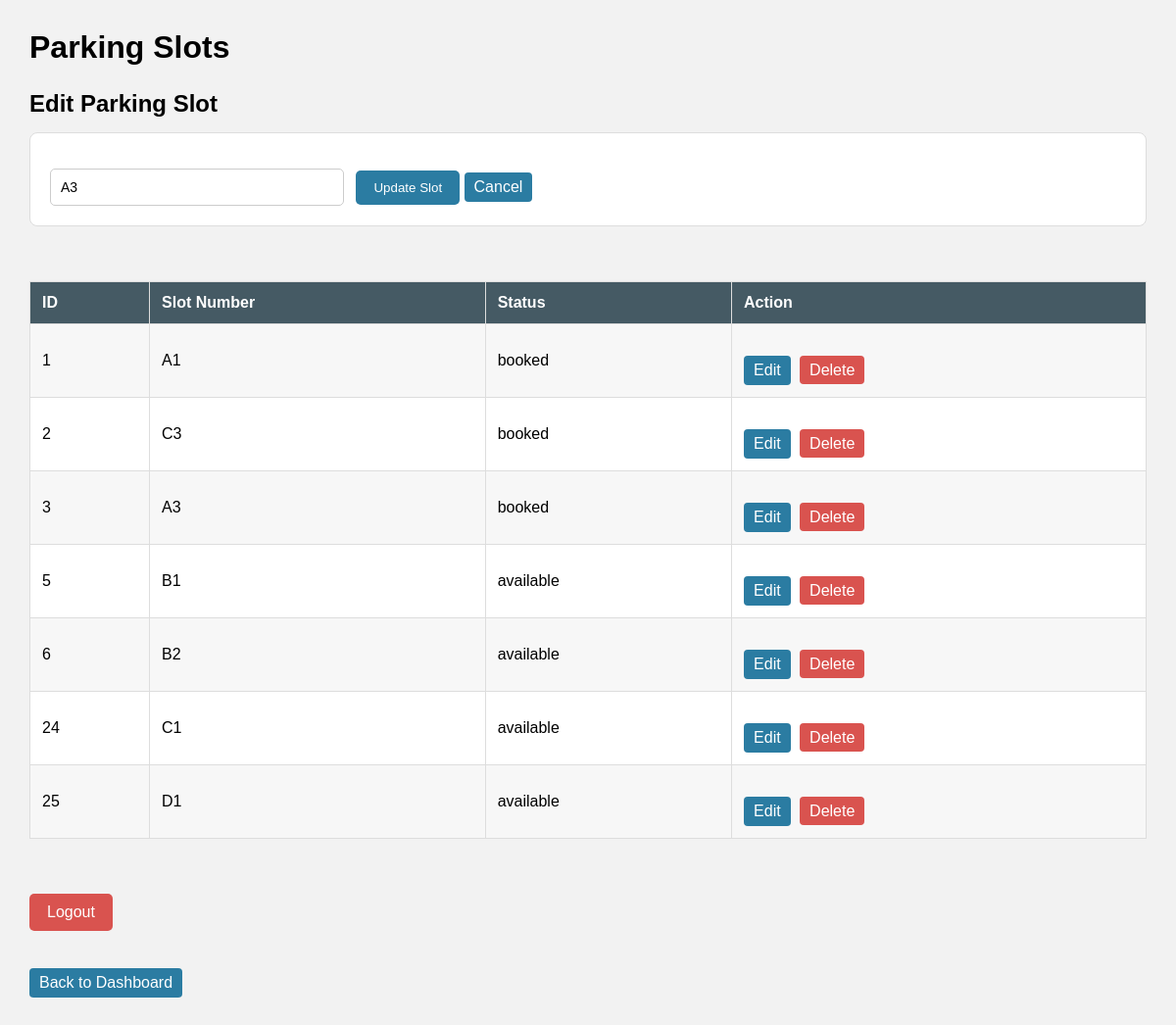
The app's page /views/admin/slots.php?edit=3 (signed in) with its own data.
### tables this page shows
CREATE TABLE `parking_slots` (
  `id` int(11) NOT NULL,
  `slot_number` varchar(20) NOT NULL,
  `status` enum('available','booked') DEFAULT 'available',
  `created_at` timestamp NOT NULL DEFAULT current_timestamp()
);

### views/admin/slots.php (the view, shortened to what this page needs)
<?php
$conn = dbConnection();
$edit_slot = null;
if (isset($_GET["edit"]))
{
    $id = $_GET["edit"];
    $sql = "SELECT * FROM parking_slots WHERE id=?";
    $stmt = mysqli_prepare($conn, $sql);
    mysqli_stmt_bind_param($stmt, "i", $id);
    mysqli_stmt_execute($stmt);
    $result_edit = mysqli_stmt_get_result($stmt);
    $edit_slot = mysqli_fetch_assoc($result_edit);
}
$sql = "SELECT * FROM parking_slots";
$result = mysqli_query($conn, $sql);
?>
<!DOCTYPE html>
<html>
<head>
    <link rel="stylesheet" href="admin.css">
</head>
<body>
<div class="slots-container">
    <h1>Parking Slots</h1>
    <?php
    if ($edit_slot)
    {
    ?>
    <h2>Edit Parking Slot</h2>
    <form action="slots.php" method="POST">
        <input
            type="text"
            name="slot_number"
            value="<?php echo $edit_slot["slot_number"]; ?>"
            required
        >
        <button type="submit" name="update">
            Update Slot
        </button>
        <a href="slots.php" class="back-btn">
            Cancel
        </a>
    </form>
    <?php
    }
    ?>
    <br><br>
    <table>
        <tr>
            <th>ID</th>
            <th>Slot Number</th>
            <th>Status</th>
            <th>Action</th>
        </tr>
        <?php
        while ($slot = mysqli_fetch_assoc($result))
        {
        ?>
        <tr>
            <td><?php echo $slot["id"]; ?></td>
            <td><?php echo $slot["slot_number"]; ?></td>
            <td><?php echo $slot["status"]; ?></td>
            <td>
                <a
                    href="slots.php?edit=<?php echo $slot["id"]; ?>"
                    class="back-btn"
                >
                    Edit
                </a>
                <a
                    href="slots.php?delete=<?php echo $slot["id"]; ?>"
                    class="delete-btn"
                >
                    Delete
                </a>
            </td>
        </tr>
        <?php
        }
        ?>
    </table>
    <br><br>
    <a
        href="../../controllers/logoutController.php"
        class="logout-link"
    >
        Logout
    </a>
    <br><br>
    <a href="dashboard.php" class="back-btn">
        Back to Dashboard
    </a>
</div>
</body>
</html>

### views/admin/admin.css (style rules this page uses)
* { box-sizing: border-box; }
body { margin: 0; font-family: Arial, sans-serif; background: #f2f2f2; }
.back-btn { display: inline-block; margin-top: 20px; margin-bottom: 20px; padding: 8px 12px; background: #455a64; color: white; text-decoration: none; border-radius: 4px; }
.delete-btn { color: white; background: #d9534f; padding: 6px 10px; text-decoration: none; border-radius: 4px; }
.logout-link { display: inline-block; margin-top: 20px; padding: 10px 18px; background: #d9534f; color: white; text-decoration: none; border-radius: 5px; }
.slots-container { padding: 30px; min-height: 100vh; }
.slots-container h1 { margin: 0 0 15px 0; }
.slots-container h2 { margin-top: 25px; margin-bottom: 15px; }
.slots-container form { background: white; padding: 20px; border: 1px solid #ddd; border-radius: 8px; margin-bottom: 20px; }
.slots-container form input[type="text"] { width: 300px; padding: 10px; border: 1px solid #ccc; border-radius: 5px; font-size: 14px; }
.slots-container form button { padding: 10px 18px; margin-left: 8px; border: none; background: #2b7ca2; color: white; border-radius: 5px; cursor: pointer; }
.slots-container table { width: 100%; border-collapse: collapse; background: white; }
.slots-container th, .slots-container td { border: 1px solid #ddd; padding: 12px; text-align: left; }
.slots-container th { background: #455a64; color: white; }
.slots-container tr:nth-child(even) { background: #f7f7f7; }
.slots-container .back-btn { display: inline-block; padding: 6px 10px; margin-right: 5px; margin-bottom: 0; background: #2b7ca2; }

### records on screen
parking_slots: slot_number "A3", id "3", status "booked"
parking_slots: id "1", slot_number "A1", status "booked"
parking_slots: id "2", slot_number "C3", status "booked"
parking_slots: id "5", slot_number "B1", status "available"
parking_slots: id "6", slot_number "B2", status "available"
parking_slots: id "24", slot_number "C1", status "available"
parking_slots: id "25", slot_number "D1", status "available"
